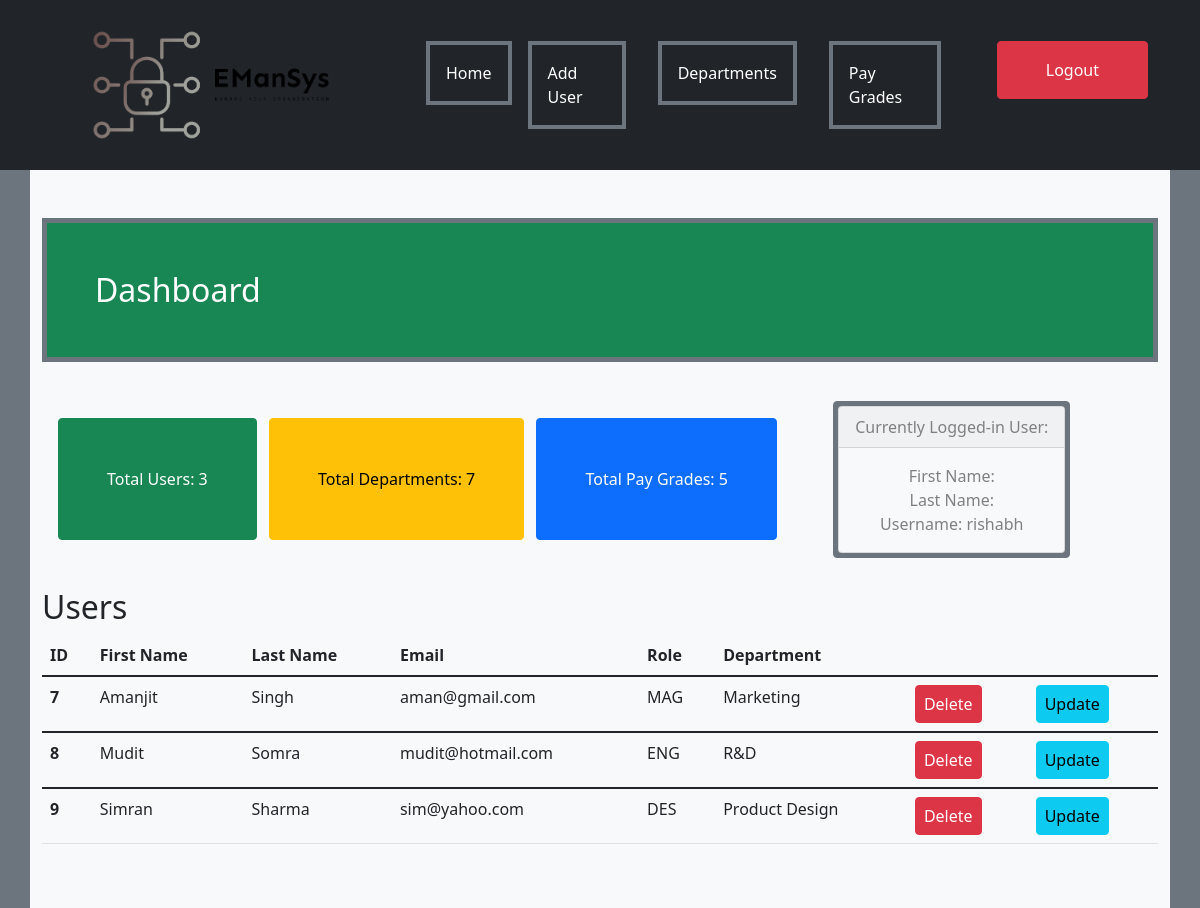
The page /superuser/ (signed in) on the database its author committed.
### Authentication/models.py (models this page shows)
class User(AbstractUser):
    roles = [
        ('ENG', 'Engineer'),
        ('DES', 'Designer'),
        ('MAG', 'Manager'),
        ('SCI', 'Researcher'),
        ('FIN', 'Finance'),
        ('HR', 'HR')
    ]
    mobile = models.CharField(max_length=10)
    age = models.IntegerField(null=True)
    role = models.CharField(choices=roles, max_length=10)
    is_admin = models.BooleanField(default=False)
    date_joined = models.DateTimeField(default=timezone.now)
    department = models.ForeignKey(Department, on_delete=models.SET_NULL, null=True)
    pay_grade = models.ForeignKey(PayGrade, on_delete=models.SET_NULL, null=True)
    def __str__(self):
        return self.username

class Department(models.Model):
    objects = models.Manager()
    department_name = models.CharField(max_length=20)
    department_description = models.CharField(max_length=50)
    def __str__(self):
        return self.department_name

### AdminView/views.py (the view)
# urls.py: path('', views.get_dashboard, name="dashboard"),
@login_required(login_url='login')
@user_passes_test(check_if_admin)
def get_dashboard(request):
    users = User.objects.filter(is_admin=False)
    departments = Department.objects.all()
    pay_grades = PayGrade.objects.all()
    print(users)
    return render(request, 'admin_view/dashboard.html',
                  {'users': users, 'departments': departments, 'pay_grades': pay_grades})

### AdminView/templates/admin_view/dashboard.html (shortened to what this page needs)
{%extends 'admin_view/base.html'%}
{%block content%}
<div class="container bg-light py-5">
    <h2 class="h2 bg-success p-5 border border-secondary border-5" style="color:white;">Dashboard</h2>
    <div class="container">
        <a href="{%url 'dashboard'%}" class="btn btn-success m-1 p-5 my-5 py-5">Total Users: {{users.count}}</a>
        <a href="{%url 'departments'%}" class="btn btn-warning m-1 p-5 my-5 py-5">Total Departments:
            {{departments.count}}</a>
        <a href="{%url 'pay_grades'%}" class="btn btn-primary m-1 p-5 my-5 py-5">Total Pay Grades:
            {{pay_grades.count}}</a>
        <a class="btn btn-secondary p-1 mx-5">
            <div class="card bg-light" style="color:grey">
                <div class="card-header">Currently Logged-in User:</div>
                <div class="card-body">
                    <div class="subtitle">First Name: {{user.first_name}}</div>
                    <div class="subtitle">Last Name: {{user.last_name}}</div>
                    <div class="subtitle">Username: {{user.username}}</div>
                </div>
            </div>
        </a>
    </div>
    <div class="h2 mx-auto">Users</div>
    <table class="table">
        <thead>
        <tr>
            <th scope="col">ID</th>
            <th scope="col">First Name</th>
            <th scope="col">Last Name</th>
            <th scope="col">Email</th>
            <th scope="col">Role</th>
            <th scope="col">Department</th>
        </tr>
        </thead>
        {%for user in users%}
        <tbody>
        <tr>
            <th scope="row">{{user.id}}</th>
            <td>{{user.first_name}}</td>
            <td>{{user.last_name}}</td>
            <td>{{user.email}}</td>
            <td>{{user.role}}</td>
            <td>{{user.department}}</td>
            <td><a href="{%url 'delete_user' user.id %}" class="btn btn-danger my-0 px-2">Delete</a></td>
            <td><a href="{%url 'update_user' user.id %}" class="btn btn-info my-0 px-2">Update</a></td>
        </tr>
        </tbody>
        {%endfor%}
    </table>
</div>
{%endblock%}

### rows shown on the page
User: username "rishabh"
User: id "7", first_name "Amanjit", last_name "Singh", email "aman@gmail.com", role "MAG", department "Marketing"
User: id "8", first_name "Mudit", last_name "Somra", email "mudit@hotmail.com", role "ENG", department "R&D"
User: id "9", first_name "Simran", last_name "Sharma", email "sim@yahoo.com", role "DES", department "Product Design"

### other values the page prints
{{ users.count }} "3"
{{ departments.count }} "7"
{{ pay_grades.count }} "5"
